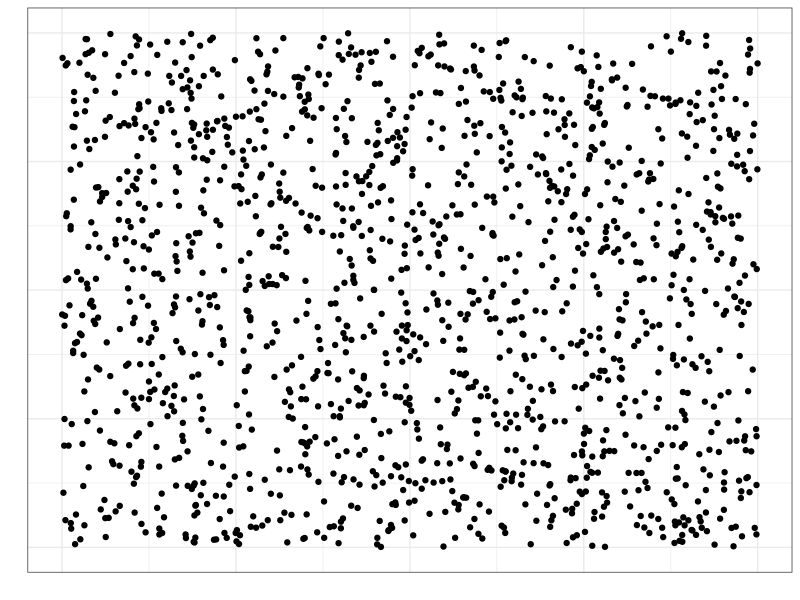
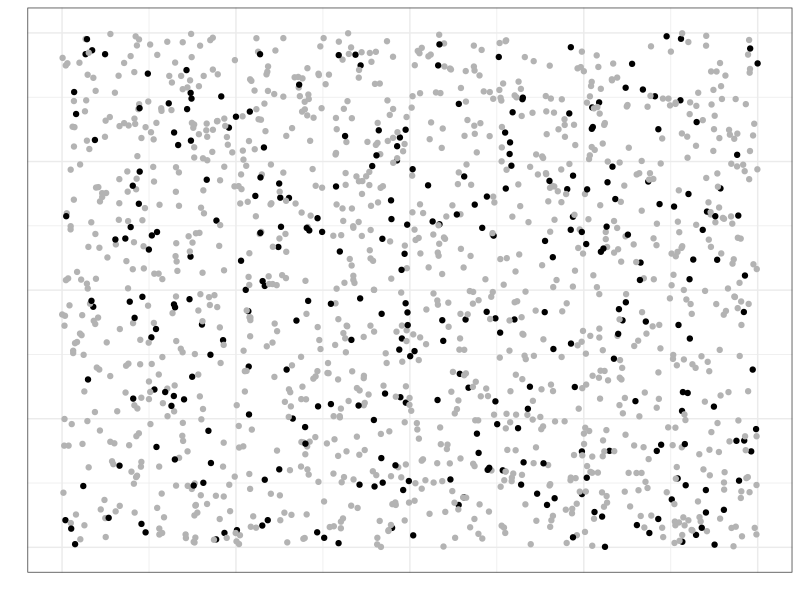
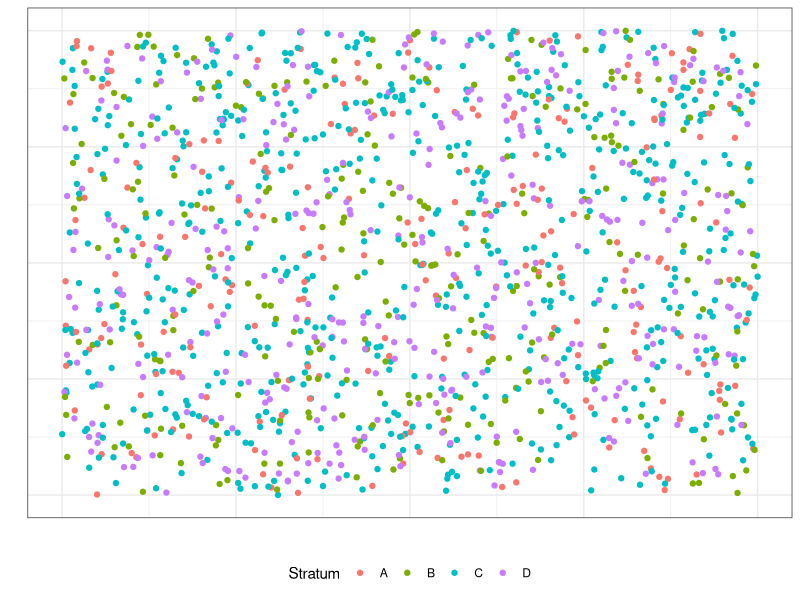
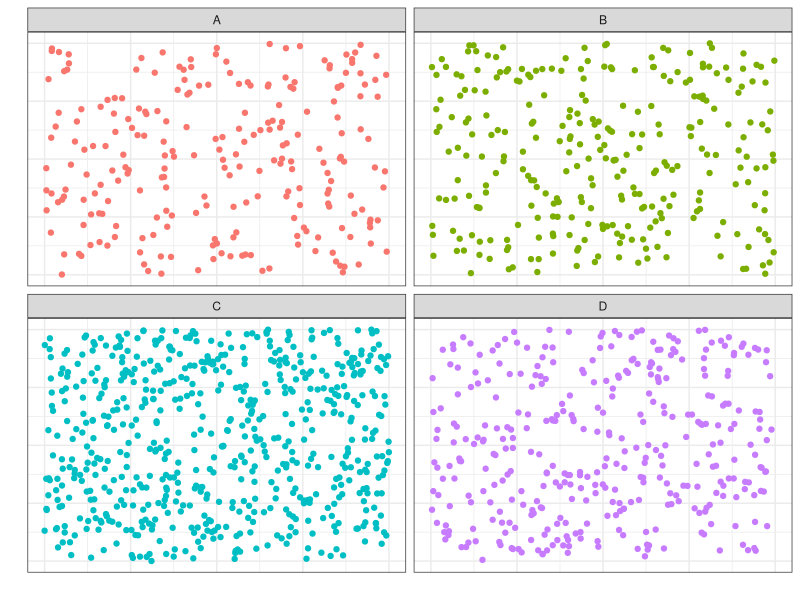
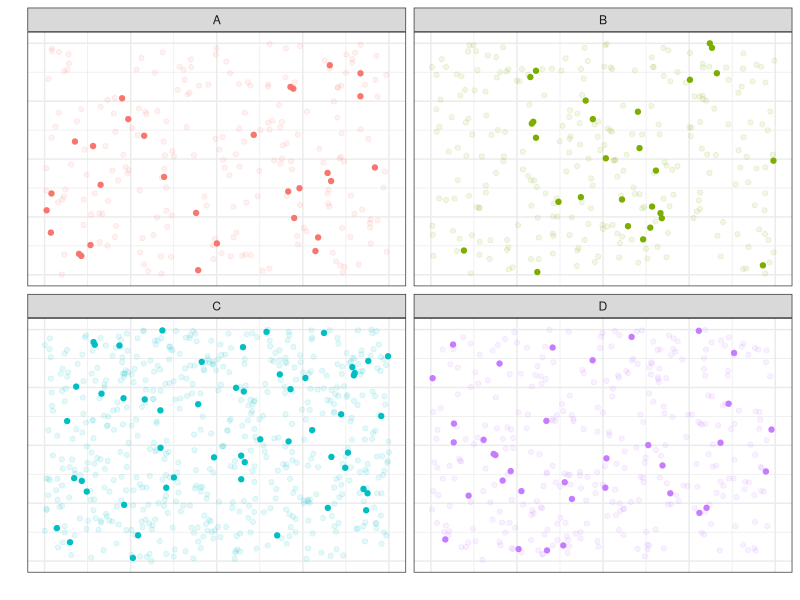
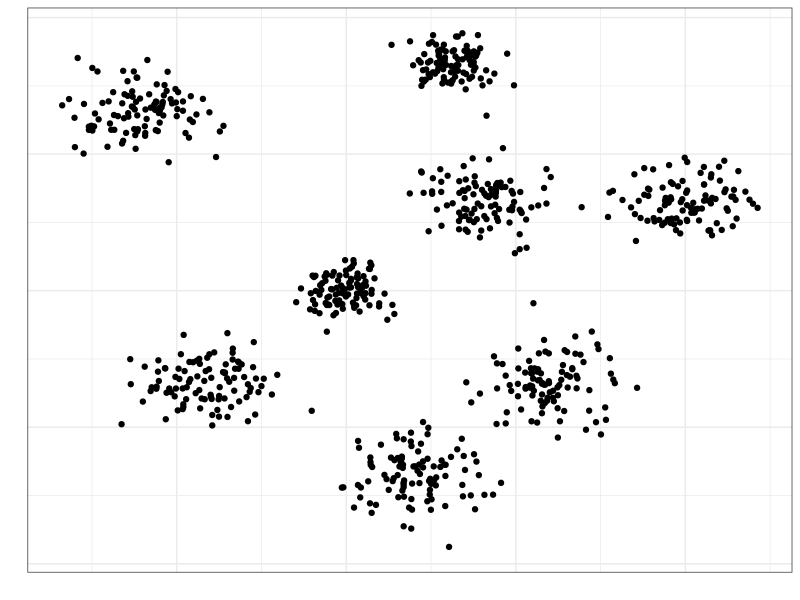
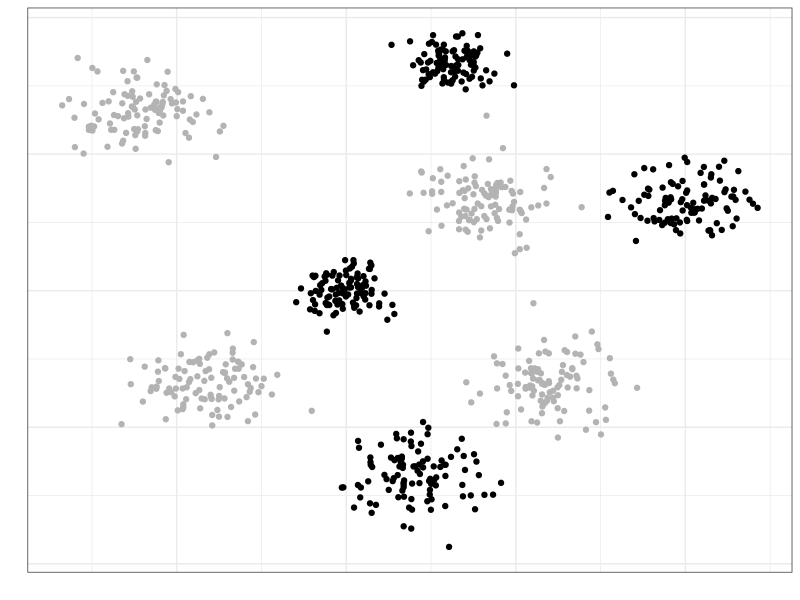
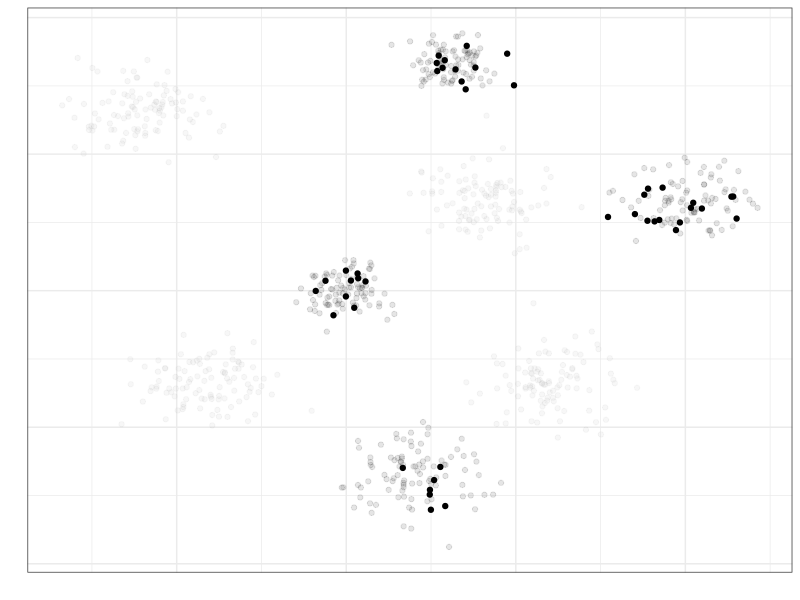

R code for these plots, in order:
## ---- chunk 1
knitr::opts_chunk$set(echo = FALSE, eval = TRUE, message = FALSE, warning = FALSE)
## ---- chunk 2
library(tidyverse)
theme_set(theme_bw())
library(ggforce)
## ---- chunk 3
tibble(x = runif(1500), 
       y = runif(1500), 
       smpl = sample(c(TRUE, FALSE), 1500, 
                     replace = TRUE, prob = c(.2, .8))) -> simple_random_pop

simple_random_pop %>% 
  ggplot(aes(x, y)) +
  geom_point() +
  guides(x = "none", y = "none") +
  labs(x = "", y = "")
## ---- chunk 4
simple_random_pop %>% 
  ggplot(aes(x, y, color = smpl)) +
  geom_point() +
  guides(x = "none", y = "none", color = "none") +
  labs(x = "", y = "") +
  scale_color_manual(values = c(`TRUE` = "black", `FALSE` = "gray70"))
## ---- chunk 5
tibble(x = runif(1500), 
       y = runif(1500), 
       strat = sample(c("A", "B", "C", "D"), 1500, 
                      replace = TRUE, prob = c(.15, .2, .4, .25)),
       smpl = sample(c(TRUE, FALSE), 1500, 
                     replace = TRUE, prob = c(.1, .9))) -> strat_pop

strat_pop %>% 
  ggplot(aes(x, y, color = strat)) +
  geom_point() +
  guides(x = "none", y = "none") +
  labs(x = "", y = "", color = "Stratum") +
  theme(legend.position = "bottom")
## ---- chunk 6
strat_pop %>% 
  ggplot(aes(x, y, color = strat)) +
  geom_point() +
  guides(x = "none", y = "none", color = "none") +
  facet_wrap(~ strat) +
  labs(x = "", y = "", color = "Stratum") +
  theme(legend.position = "bottom")
## ---- chunk 7
strat_pop %>% 
  ggplot(aes(x, y, color = strat, alpha = smpl)) +
  geom_point() +
  guides(x = "none", y = "none", color = "none", alpha = "none") +
  facet_wrap(~ strat) +
  labs(x = "", y = "", color = "Stratum") +
  theme(legend.position = "bottom")
## ---- chunk 8
tibble(x = rnorm(100, 0, .3),
       y = rnorm(100, 0, .3), 
       cluster = TRUE,
       smpl = sample(c(TRUE, FALSE), 100, replace = TRUE, prob = c(.1, .9))) %>% 
  bind_rows(
    tibble(
      x = rnorm(100, 2, .5),
      y = rnorm(100, 2, .5),
      cluster = FALSE, 
      smpl = FALSE
    )
  ) %>% 
  bind_rows(
    tibble(
      x = rnorm(100, -2, .5),
       y = rnorm(100, -2, .5),
      cluster = FALSE,
      smpl = FALSE
    )
  ) %>% 
  bind_rows(
    tibble(
      x = rnorm(100, 1.5, .3),
       y = rnorm(100, 5, .3),
      cluster = TRUE,
      smpl = sample(c(TRUE, FALSE), 100, replace = TRUE, prob = c(.1, .9))
    )
  ) %>% 
  bind_rows(
    tibble(
      x = rnorm(100, 3, .5),
       y = rnorm(100, -2, .5),
      cluster = FALSE,
      smpl = FALSE
    )
  ) %>% 
  bind_rows(
    tibble(
      x = rnorm(100, 1, .5),
       y = rnorm(100, -4, .5),
      cluster = TRUE,
      smpl = sample(c(TRUE, FALSE), 100, replace = TRUE, prob = c(.1, .9))
    )
  ) %>% 
  bind_rows(
    tibble(
      x = rnorm(100, 5, .5),
       y = rnorm(100, 2, .5),
      cluster = TRUE,
      smpl = sample(c(TRUE, FALSE), 100, replace = TRUE, prob = c(.2, .8))
    )
  ) %>% 
  bind_rows(
    tibble(
      x = rnorm(100, -3, .5),
       y = rnorm(100, 4, .5),
      cluster = FALSE,
      smpl = FALSE
    )
  ) -> cluster_pop

cluster_pop %>% 
  ggplot(aes(x, y)) +
  geom_point() +
  guides(x = "none", y = "none", color = "none", alpha = "none") +
  labs(x = "", y = "")
## ---- chunk 9
cluster_pop %>% 
  ggplot(aes(x, y, color = cluster)) +
  geom_point() +
  guides(x = "none", y = "none", color = "none", alpha = "none") +
  labs(x = "", y = "") +
  scale_color_manual(values = c(`TRUE` = "black", `FALSE` = "gray70"))
## ---- chunk 10
cluster_pop %>% 
  ggplot(aes(x, y, color = cluster, alpha = smpl)) +
  geom_point() +
  guides(x = "none", y = "none", color = "none", alpha = "none") +
  labs(x = "", y = "") +
  scale_color_manual(values = c(`TRUE` = "black", `FALSE` = "gray70"))
## ---- chunk 11
ggplot() +
  geom_rect(aes(xmin = -.5, xmax = .5, ymin = -.5, ymax = .5), color = "black", alpha = 0, linewidth = 1) +
  geom_circle(aes(x0 = 0, y0 = 0, r = .5)) +
  guides(x = "none", y = "none") +
  coord_fixed()
## ---- chunk 12
tibble(x = runif(100, -.5, .5),
       y = runif(100, -.5, .5)) %>% 
ggplot() +
  geom_rect(aes(xmin = -.5, xmax = .5, ymin = -.5, ymax = .5), color = "black", alpha = 0, linewidth = 1) +
  geom_circle(aes(x0 = 0, y0 = 0, r = .5)) +
  geom_point(aes(x, y)) +
  guides(x = "none", y = "none") +
  labs(x = "", y = "") +
  coord_fixed()
## ---- chunk 13
tibble(x = runif(1000, -.5, .5),
       y = runif(1000, -.5, .5),
       d = sqrt(x^2 + y^2),
       incirc = ifelse(d <= .5, TRUE, FALSE)) %>% 
ggplot() +
  geom_rect(aes(xmin = -.5, xmax = .5, ymin = -.5, ymax = .5), color = "black", alpha = 0, linewidth = 1) +
  geom_circle(aes(x0 = 0, y0 = 0, r = .5)) +
  geom_point(aes(x, y, color = incirc)) +
  guides(x = "none", y = "none", color = "none") +
  labs(x = "", y = "") +
  coord_fixed() +
  scale_color_manual(values = c(`TRUE` = "black", `FALSE` = "gray70"))
## ---- chunk 14
tibble(x = 1:6, y = 1/6) %>% 
  ggplot(aes(x, y)) +
  geom_point() +
  labs(x = "X", y = "Probability") +
  scale_x_continuous(breaks = 1:6)
## ---- chunk 15
tibble(x = 1:6, y = 1/6 * (1:6)) %>% 
  ggplot(aes(x, y)) +
  geom_point() +
  labs(x = "X", y = "Probability")
## ---- chunk 16
tibble(x = 1:6, y = 1/6) %>% 
  ggplot(aes(x, y)) +
  geom_point() +
  labs(x = "X", y = "Probability") +
  scale_x_continuous(breaks = 1:6)
## ---- chunk 17
ggplot() +
  geom_line(aes(x = c(0, 1), y = 1)) +
  labs(x = "X", y = "???")
## ---- chunk 18
tibble(x = 1:30, 
         y = dbinom(x, 30, .5)) %>%
    ggplot(aes(x, y)) +
    geom_point() +
  labs(x = "X", y = "Probability") +
  scale_x_continuous(breaks = 1:30) -> plot1

tibble(x = seq(1, 30, by = .01), 
         y = dnorm(x, mean = 30*.5, sqrt(30*.25))) %>%
    ggplot(aes(x, y)) +
    geom_line() +
  labs(x = "X", y = "???") +
  scale_x_continuous(breaks = 1:30) -> plot2

gridExtra::grid.arrange(plot1, plot2)
## ---- chunk 19
tibble(x = seq(1, 30, by = .01), 
         y = dnorm(x, mean = 30*.5, sqrt(30*.25))) -> pdf_norm

pdf_norm %>%
  ggplot(aes(x, y)) +
  geom_area(data = pdf_norm %>% 
              filter(x >= 15 & x <= 15.5),
            alpha = .5, fill = "royalblue") +
  geom_area(data = pdf_norm %>% 
              filter(x >= 20 & x <= 20.5),
            alpha = .5, fill = "royalblue") +
  geom_line() +
  labs(x = "X", y = "???") +
  scale_x_continuous(breaks = 1:30)
## ---- chunk 20
tibble(x = seq(-10, 10, by = .01),
       `N(0, 1)` = dnorm(x),
       `N(-0.5, 0.25)` = dnorm(x, -.5, .5),
       `N(0, 2.25)` = dnorm(x, 0, 1.5),
       `N(1, 1)` = dnorm(x, 1, 1),
       `N(2, 4)` = dnorm(x, 2, 2)) %>% 
  pivot_longer(cols = -x, names_to = "dist", values_to = "y") %>% 
  ggplot(aes(x, y, color = dist)) +
  geom_line() +
  labs(x = "Value", 
       y = "Density",
       color = "Parameters") +
  theme(legend.position = c(.85, .75))
## ---- chunk 21
tibble(x = seq(-3.5, 3.5, by = .01),
       y = dnorm(x)) -> st_norm

st_norm %>% 
  ggplot(aes(x, y)) +
  geom_area(data = st_norm %>% filter(x > -1 & x <= 1),
            fill = "royalblue", alpha = .5) +
  geom_area(data = st_norm %>% filter(x > -2 & x <= -1),
            fill = "springgreen", alpha = .5) +
  geom_area(data = st_norm %>% filter(x > 1 & x <= 2),
            fill = "springgreen", alpha = .5) +
  geom_area(data = st_norm %>% filter(x > -3 & x <= -2),
            fill = "orange", alpha = .5) +
  geom_area(data = st_norm %>% filter(x > 2 & x <= 3),
            fill = "orange", alpha = .5) +
  geom_area(data = st_norm %>% filter(x <= -3),
            fill = "darkred", alpha = .5) +
  geom_area(data = st_norm %>% filter(x >= 3),
            fill = "darkred", alpha = .5) +
  geom_line() +
  geom_vline(xintercept = 0, linetype = "dashed") +
  geom_vline(xintercept = c(-3, -2, -1, 1, 2, 3), linetype = "dotted") +
  annotate(x = c(-3.5, -2.5, -1.5, -.5, .5, 1.5, 2.5, 3.5), 
           y = .05, 
           label = c("0.001", "0.021", "0.136", "0.341", "0.341", "0.136", "0.021", "0.001"),
           geom = "text") +
  scale_x_continuous(breaks = -3:3, labels = c("μ-3σ", "μ-2σ", "μ-σ", "μ", "μ+σ", "μ+2σ", "μ+3σ")) +
  labs(x = "Value", 
       y = "Density")
